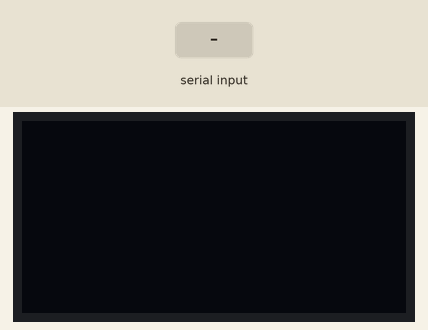
The sketch below on a simulated Arduino Uno, built with avr-gcc and run on an emulated ATmega328P. On the bench: 128×64 one-colour display. The inputs (shaded band) are chosen by the test bench. What the sketch prints to the serial monitor is not drawn.

Above: at 1.2 s.
1.3 s: "1" received over the second serial link
At 2.3 s:
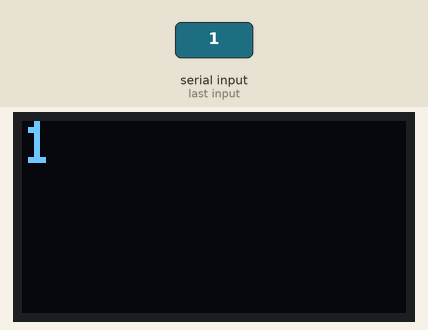
2.8 s: "0" received over the second serial link
At 3.4 s:
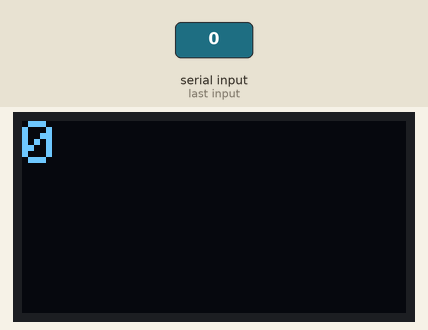
4.3 s: "2" received over the second serial link
At 5.8 s:
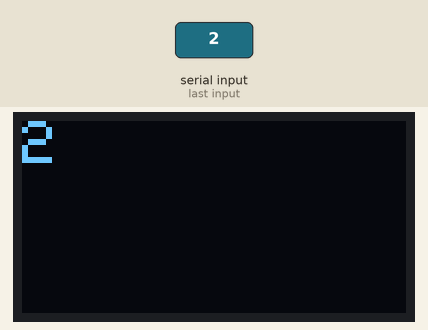
Timing chart, 0 to 7.3 s (numbered marks = the images above; inputs shaded):
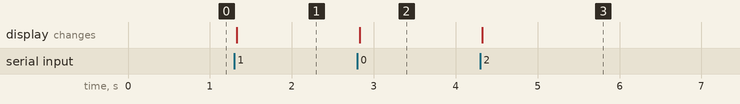

The sketch:

Code.ino
```cpp
#include <Wire.h>
#include <Adafruit_GFX.h>
#include <Adafruit_SSD1306.h>
#include <SoftwareSerial.h>
SoftwareSerial mySerial(3, 4); // RX, TX

#define SCREEN_WIDTH 128    // OLED display width, in pixels
#define SCREEN_HEIGHT 64    // OLED display height, in pixels
#define OLED_RESET -1       // Reset pin # (or -1 if sharing Arduino reset pin)

Adafruit_SSD1306 display(SCREEN_WIDTH, SCREEN_HEIGHT, &Wire, OLED_RESET);

void setup()
{
  Serial.begin(9600);
  mySerial.begin(9600); // set the data rate for the SoftwareSerial port
  display.begin(SSD1306_SWITCHCAPVCC, 0x3C); //initialize with the I2C addr 0x3C (128x64)
  display.clearDisplay();
}

void loop()
{
  if (mySerial.available()) // Check if there is Incoming Data in the Serial Buffer.
  {
    display.setCursor(0, 0); //oled display

    while (mySerial.available()) // Keep reading Byte by Byte from the Buffer till the Buffer is empty
    {
      char input = mySerial.read(); // Read 1 Byte of data and store it in a character variable
      Serial.print(input); // Print the Byte

      display.setTextSize(2);
      display.setTextColor(WHITE);
      display.print(input);
      display.display();
      delay(5);
    }
    Serial.println();
    display.clearDisplay();
  }
}
```

Measured:
- after the input at 1.3 s, the display: changes at once (image 1)
- after the input at 2.8 s, the display: changes at once (image 2)
- after the input at 4.3 s, the display: changes at once (image 3)
